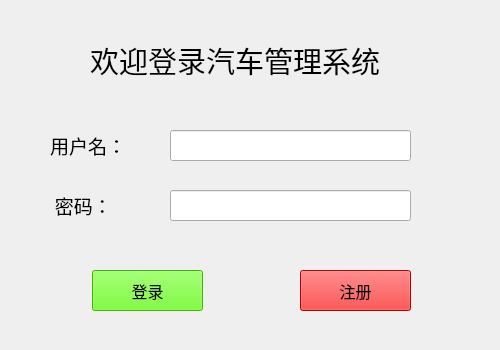
<?xml version="1.0" encoding="UTF-8"?>
<ui version="4.0">
 <class>login</class>
 <widget class="QWidget" name="login">
  <property name="geometry">
   <rect>
    <x>0</x>
    <y>0</y>
    <width>500</width>
    <height>350</height>
   </rect>
  </property>
  <property name="minimumSize">
   <size>
    <width>500</width>
    <height>350</height>
   </size>
  </property>
  <property name="maximumSize">
   <size>
    <width>500</width>
    <height>350</height>
   </size>
  </property>
  <property name="windowTitle">
   <string>login</string>
  </property>
  <property name="styleSheet">
   <string notr="true"/>
  </property>
  <widget class="QLabel" name="lbl_login_title">
   <property name="geometry">
    <rect>
     <x>90</x>
     <y>20</y>
     <width>311</width>
     <height>81</height>
    </rect>
   </property>
   <property name="font">
    <font>
     <family>楷体</family>
     <pointsize>22</pointsize>
    </font>
   </property>
   <property name="text">
    <string>欢迎登录汽车管理系统</string>
   </property>
   <property name="scaledContents">
    <bool>true</bool>
   </property>
  </widget>
  <widget class="QLabel" name="lbl_login_username">
   <property name="geometry">
    <rect>
     <x>50</x>
     <y>120</y>
     <width>111</width>
     <height>51</height>
    </rect>
   </property>
   <property name="font">
    <font>
     <family>楷体</family>
     <pointsize>14</pointsize>
    </font>
   </property>
   <property name="text">
    <string>用户名：</string>
   </property>
  </widget>
  <widget class="QLabel" name="lbl_login_password">
   <property name="geometry">
    <rect>
     <x>50</x>
     <y>180</y>
     <width>111</width>
     <height>51</height>
    </rect>
   </property>
   <property name="font">
    <font>
     <family>楷体</family>
     <pointsize>14</pointsize>
    </font>
   </property>
   <property name="text">
    <string> 密码：</string>
   </property>
  </widget>
  <widget class="QLineEdit" name="lineEdit_login_username">
   <property name="geometry">
    <rect>
     <x>170</x>
     <y>130</y>
     <width>241</width>
     <height>31</height>
    </rect>
   </property>
  </widget>
  <widget class="QLineEdit" name="lineEdit_login_password">
   <property name="geometry">
    <rect>
     <x>170</x>
     <y>190</y>
     <width>241</width>
     <height>31</height>
    </rect>
   </property>
   <property name="echoMode">
    <enum>QLineEdit::Password</enum>
   </property>
  </widget>
  <widget class="QPushButton" name="btn_login_login">
   <property name="geometry">
    <rect>
     <x>92</x>
     <y>270</y>
     <width>111</width>
     <height>41</height>
    </rect>
   </property>
   <property name="font">
    <font>
     <family>楷体</family>
     <pointsize>12</pointsize>
    </font>
   </property>
   <property name="styleSheet">
    <string notr="true">QPushButton{
	background-color:rgb(85, 255, 0);
}
</string>
   </property>
   <property name="text">
    <string>登录</string>
   </property>
  </widget>
  <widget class="QPushButton" name="btn_login_register">
   <property name="geometry">
    <rect>
     <x>300</x>
     <y>270</y>
     <width>111</width>
     <height>41</height>
    </rect>
   </property>
   <property name="font">
    <font>
     <family>楷体</family>
     <pointsize>12</pointsize>
    </font>
   </property>
   <property name="styleSheet">
    <string notr="true">QPushButton{
	background-color:rgb(255, 0, 0);

}
</string>
   </property>
   <property name="text">
    <string>注册</string>
   </property>
  </widget>
 </widget>
 <layoutdefault spacing="6" margin="11"/>
 <resources/>
 <connections/>
</ui>
